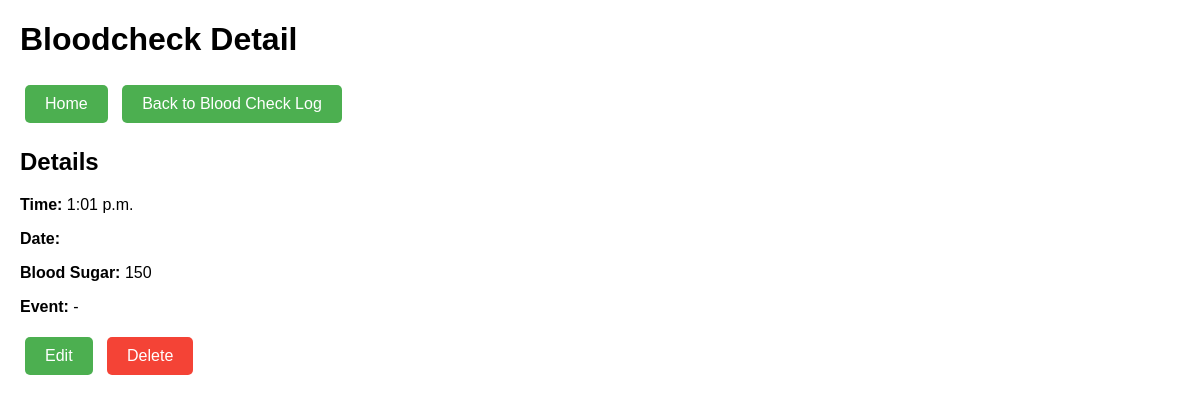
Page /bloodcheck/7/ (signed in) on the committed database.
### diabetes/models.py (models this page shows)
class Bloodcheck(models.Model):
    user = models.ForeignKey(settings.AUTH_USER_MODEL,
                             on_delete=models.CASCADE)
    bloodsugar = models.PositiveIntegerField(
        null=True, blank=True)
    time = models.TimeField(null=False, blank=False)
    date = models.DateField(null=False, blank=False)
    event = models.CharField(max_length=30, null=True, blank=True)

### diabetes/views.py (the view)
# urls.py: path('bloodcheck/<int:id>/', views.bloodcheck_detail, name='bloodcheck_detail'),
@login_required
def bloodcheck_detail(request, id):
    instance = get_object_or_404(Bloodcheck, id=id)
    if instance.user != request.user:
        return HttpResponseForbidden()
    jalali_date = date2jalali(instance.date).strftime("%Y/%m/%d")
    context = {
        'instance': instance,
        'type': 'Bloodcheck',
        'jalali_date': jalali_date,
    }
    return render(request, 'diabetes/instance_detail.html', context)

### diabetes/templates/diabetes/instance_detail.html (shortened to what this page needs)
<!DOCTYPE html>
<html lang="en">
  <head>
  </head>
  <body>
    <h1>{{ type }} Detail</h1>
    <a href="{% url 'home' %}" class="nav-button">Home</a>
    {% if type == "InsulinInjection" or type == "Food" %}
    <a href="{% url 'insulin-food-list' %}" class="nav-button"
      >Back to Insulin/Food Log</a
    >
    {% elif type == "Bloodcheck" %}
    <a href="{% url 'bloodcheck_list' %}" class="nav-button"
      >Back to Blood Check Log</a
    >
    {% endif %}
    <h2>Details</h2>
    <p><strong>Time:</strong> {{ instance.time }}</p>
    <p><strong>Date:</strong> {{ jalali_date }}</p>
    {% if type == "InsulinInjection" %}
    <p><strong>Insulin Type:</strong> {{ instance.insulin_type }}</p>
    <p><strong>Insulin Dose:</strong> {{ instance.insulin_dose }}</p>
    <p><strong>Injection Site:</strong> {{ instance.injection_site }}</p>
    {% elif type == "Food" %}
    <p><strong>Food:</strong> {{ instance.food|default:"-" }}</p>
    <p><strong>Carbs:</strong> {{ instance.carbs|default:"-" }}</p>
    {% elif type == "Bloodcheck" %}
    <p><strong>Blood Sugar:</strong> {{ instance.bloodsugar|default:"-" }}</p>
    <p><strong>Event:</strong> {{ instance.event|default:"-" }}</p>
    {% endif %} {% if type == "InsulinInjection" %}
    <a href="{% url 'insulin_edit' id=instance.id %}" class="nav-button"
      >Edit</a
    >
    <a
      href="{% url 'insulin_delete' id=instance.id %}"
      class="nav-button delete-button"
      >Delete</a
    >
    {% elif type == "Bloodcheck" %}
    <a href="{% url 'bloodcheck_edit' id=instance.id %}" class="nav-button"
      >Edit</a
    >
    <a
      href="{% url 'bloodcheck_delete' id=instance.id %}"
      class="nav-button delete-button"
      >Delete</a
    >
    {% endif %}
  </body>
</html>

### diabetes/templates/diabetes/instance_detail.html (style rules this page uses)
body { font-family: Arial, sans-serif; margin: 20px; }
.nav-button { display: inline-block; padding: 10px 20px; margin: 5px; background-color: #4caf50; color: white; text-decoration: none; border-radius: 5px; }
.delete-button { background-color: #f44336; }

### rows in the picture
Bloodcheck: time "1:01 p.m.", bloodsugar "150", event "-"

### other values in the picture
{{ type }} "Bloodcheck"
